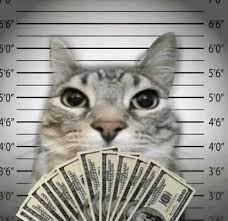
#> input picture Python/Lab3/image.jpeg, 228 x 221 px
$ python image_processor_4.py
#> lines starting #> are read from the running program, lines starting #| are printed output that depends on the picture
import cv2
import matplotlib.pyplot as plt

class AdvancedResizer:
    def __init__(self, path):
#> called with path = 'image.jpeg'
        self.image = cv2.imread(path)
#> self.image is the input picture: shape (221, 228, 3); mean B, G, R 145, 149.9, 151.9
        if self.image is None:
            raise RuntimeError("Error: File not found.")

    def resize_by_scale(self, fx, fy, interp, title):
#> called with fx = 0.5, fy = 0.5, interp = 3, title = 'Scale 0.5 - Area'
        result = cv2.resize(self.image, None, fx=fx, fy=fy, interpolation=interp)
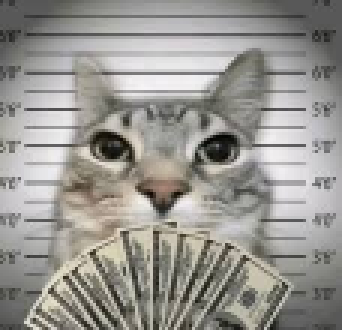
#> result: shape (110, 114, 3) (shown 3 times larger); mean B, G, R 145.4, 150.3, 152.3

        result_rgb = cv2.cvtColor(result, cv2.COLOR_BGR2RGB)

        plt.figure(figsize=(8, 6))
        plt.imshow(result_rgb)
        plt.title(title)
        plt.axis('off')
        plt.show()

    def __del__(self):
        print("Resources cleared.")

try:
    resizer = AdvancedResizer("image.jpeg")

    resizer.resize_by_scale(0.5, 0.5, cv2.INTER_AREA, "Scale 0.5 - Area")

    resizer.resize_by_scale(1.5, 1.5, cv2.INTER_CUBIC, "Scale 1.5 - Cubic")
#> call 2 of resize_by_scale, with fx = 1.5, fy = 1.5, interp = 2, title = 'Scale 1.5 - Cubic'
#> in resize_by_scale (call 2), `result = cv2.resize(self.image, None, fx=fx, fy=fy, interpolation=inte..`:
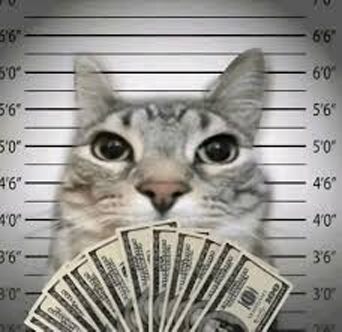
#> result: shape (332, 342, 3); mean B, G, R 145, 149.8, 151.8

except Exception as e:
    print(e)
